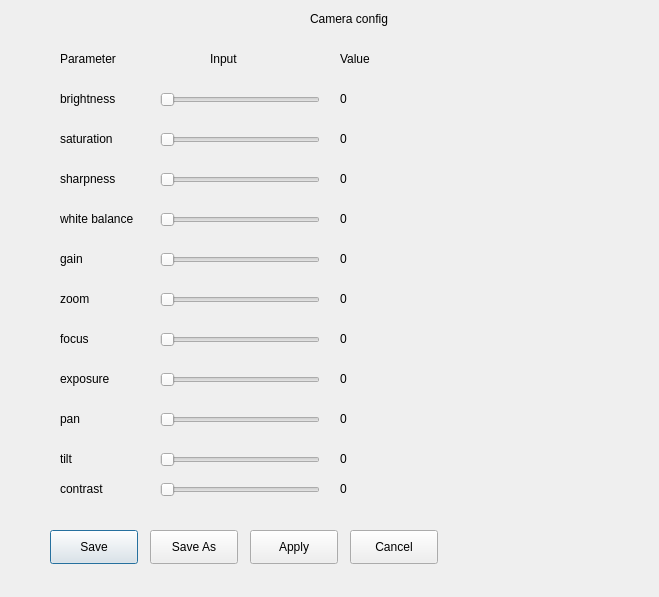
<?xml version="1.0" encoding="UTF-8"?>
<ui version="4.0">
 <class>Dialog</class>
 <widget class="QDialog" name="Dialog">
  <property name="geometry">
   <rect>
    <x>0</x>
    <y>0</y>
    <width>659</width>
    <height>597</height>
   </rect>
  </property>
  <property name="windowTitle">
   <string>Dialog</string>
  </property>
  <widget class="QLabel" name="label">
   <property name="geometry">
    <rect>
     <x>310</x>
     <y>10</y>
     <width>221</width>
     <height>18</height>
    </rect>
   </property>
   <property name="text">
    <string>Camera config</string>
   </property>
  </widget>
  <widget class="QLabel" name="label_3">
   <property name="geometry">
    <rect>
     <x>60</x>
     <y>90</y>
     <width>111</width>
     <height>18</height>
    </rect>
   </property>
   <property name="text">
    <string>brightness</string>
   </property>
  </widget>
  <widget class="QLabel" name="label_5">
   <property name="geometry">
    <rect>
     <x>60</x>
     <y>50</y>
     <width>81</width>
     <height>18</height>
    </rect>
   </property>
   <property name="text">
    <string>Parameter</string>
   </property>
  </widget>
  <widget class="QLabel" name="label_7">
   <property name="geometry">
    <rect>
     <x>60</x>
     <y>130</y>
     <width>111</width>
     <height>18</height>
    </rect>
   </property>
   <property name="text">
    <string>saturation</string>
   </property>
  </widget>
  <widget class="QLabel" name="label_8">
   <property name="geometry">
    <rect>
     <x>210</x>
     <y>50</y>
     <width>81</width>
     <height>18</height>
    </rect>
   </property>
   <property name="text">
    <string>Input</string>
   </property>
  </widget>
  <widget class="QLabel" name="label_9">
   <property name="geometry">
    <rect>
     <x>340</x>
     <y>50</y>
     <width>81</width>
     <height>18</height>
    </rect>
   </property>
   <property name="text">
    <string>Value</string>
   </property>
  </widget>
  <widget class="QLabel" name="label_brightness">
   <property name="geometry">
    <rect>
     <x>340</x>
     <y>90</y>
     <width>171</width>
     <height>18</height>
    </rect>
   </property>
   <property name="text">
    <string>0</string>
   </property>
  </widget>
  <widget class="QLabel" name="label_saturation">
   <property name="geometry">
    <rect>
     <x>340</x>
     <y>130</y>
     <width>171</width>
     <height>18</height>
    </rect>
   </property>
   <property name="text">
    <string>0</string>
   </property>
  </widget>
  <widget class="QLabel" name="label_12">
   <property name="geometry">
    <rect>
     <x>60</x>
     <y>250</y>
     <width>111</width>
     <height>18</height>
    </rect>
   </property>
   <property name="text">
    <string>gain</string>
   </property>
  </widget>
  <widget class="QSlider" name="slider_brightness">
   <property name="geometry">
    <rect>
     <x>160</x>
     <y>90</y>
     <width>160</width>
     <height>20</height>
    </rect>
   </property>
   <property name="orientation">
    <enum>Qt::Horizontal</enum>
   </property>
  </widget>
  <widget class="QSlider" name="slider_saturation">
   <property name="geometry">
    <rect>
     <x>160</x>
     <y>130</y>
     <width>160</width>
     <height>20</height>
    </rect>
   </property>
   <property name="orientation">
    <enum>Qt::Horizontal</enum>
   </property>
  </widget>
  <widget class="QLabel" name="label_sharpness">
   <property name="geometry">
    <rect>
     <x>340</x>
     <y>170</y>
     <width>171</width>
     <height>18</height>
    </rect>
   </property>
   <property name="text">
    <string>0</string>
   </property>
  </widget>
  <widget class="QLabel" name="label_17">
   <property name="geometry">
    <rect>
     <x>60</x>
     <y>170</y>
     <width>111</width>
     <height>18</height>
    </rect>
   </property>
   <property name="text">
    <string>sharpness</string>
   </property>
  </widget>
  <widget class="QSlider" name="slider_sharpness">
   <property name="geometry">
    <rect>
     <x>160</x>
     <y>170</y>
     <width>160</width>
     <height>20</height>
    </rect>
   </property>
   <property name="orientation">
    <enum>Qt::Horizontal</enum>
   </property>
  </widget>
  <widget class="QLabel" name="label_whitebalance">
   <property name="geometry">
    <rect>
     <x>340</x>
     <y>210</y>
     <width>181</width>
     <height>18</height>
    </rect>
   </property>
   <property name="text">
    <string>0</string>
   </property>
  </widget>
  <widget class="QLabel" name="label_20">
   <property name="geometry">
    <rect>
     <x>60</x>
     <y>210</y>
     <width>111</width>
     <height>18</height>
    </rect>
   </property>
   <property name="text">
    <string>white balance</string>
   </property>
  </widget>
  <widget class="QSlider" name="slider_whitebalance">
   <property name="geometry">
    <rect>
     <x>160</x>
     <y>210</y>
     <width>160</width>
     <height>20</height>
    </rect>
   </property>
   <property name="orientation">
    <enum>Qt::Horizontal</enum>
   </property>
  </widget>
  <widget class="QPushButton" name="saveButton">
   <property name="geometry">
    <rect>
     <x>50</x>
     <y>530</y>
     <width>88</width>
     <height>34</height>
    </rect>
   </property>
   <property name="text">
    <string>Save</string>
   </property>
  </widget>
  <widget class="QPushButton" name="applyButton">
   <property name="geometry">
    <rect>
     <x>250</x>
     <y>530</y>
     <width>88</width>
     <height>34</height>
    </rect>
   </property>
   <property name="text">
    <string>Apply</string>
   </property>
  </widget>
  <widget class="QPushButton" name="cancelButton">
   <property name="geometry">
    <rect>
     <x>350</x>
     <y>530</y>
     <width>88</width>
     <height>34</height>
    </rect>
   </property>
   <property name="text">
    <string>Cancel</string>
   </property>
  </widget>
  <widget class="QLabel" name="label_13">
   <property name="geometry">
    <rect>
     <x>60</x>
     <y>450</y>
     <width>111</width>
     <height>18</height>
    </rect>
   </property>
   <property name="text">
    <string>tilt</string>
   </property>
  </widget>
  <widget class="QLabel" name="label_16">
   <property name="geometry">
    <rect>
     <x>60</x>
     <y>330</y>
     <width>111</width>
     <height>18</height>
    </rect>
   </property>
   <property name="text">
    <string>focus</string>
   </property>
  </widget>
  <widget class="QLabel" name="label_21">
   <property name="geometry">
    <rect>
     <x>60</x>
     <y>410</y>
     <width>111</width>
     <height>18</height>
    </rect>
   </property>
   <property name="text">
    <string>pan</string>
   </property>
  </widget>
  <widget class="QLabel" name="label_19">
   <property name="geometry">
    <rect>
     <x>60</x>
     <y>370</y>
     <width>111</width>
     <height>18</height>
    </rect>
   </property>
   <property name="text">
    <string>exposure</string>
   </property>
  </widget>
  <widget class="QLabel" name="label_4">
   <property name="geometry">
    <rect>
     <x>60</x>
     <y>290</y>
     <width>111</width>
     <height>18</height>
    </rect>
   </property>
   <property name="text">
    <string>zoom</string>
   </property>
  </widget>
  <widget class="QSlider" name="slider_exposure">
   <property name="geometry">
    <rect>
     <x>160</x>
     <y>370</y>
     <width>160</width>
     <height>20</height>
    </rect>
   </property>
   <property name="orientation">
    <enum>Qt::Horizontal</enum>
   </property>
  </widget>
  <widget class="QSlider" name="slider_gain">
   <property name="geometry">
    <rect>
     <x>160</x>
     <y>250</y>
     <width>160</width>
     <height>20</height>
    </rect>
   </property>
   <property name="orientation">
    <enum>Qt::Horizontal</enum>
   </property>
  </widget>
  <widget class="QSlider" name="slider_focus">
   <property name="geometry">
    <rect>
     <x>160</x>
     <y>330</y>
     <width>160</width>
     <height>20</height>
    </rect>
   </property>
   <property name="orientation">
    <enum>Qt::Horizontal</enum>
   </property>
  </widget>
  <widget class="QSlider" name="slider_zoom">
   <property name="geometry">
    <rect>
     <x>160</x>
     <y>290</y>
     <width>160</width>
     <height>20</height>
    </rect>
   </property>
   <property name="orientation">
    <enum>Qt::Horizontal</enum>
   </property>
  </widget>
  <widget class="QSlider" name="slider_pan">
   <property name="geometry">
    <rect>
     <x>160</x>
     <y>410</y>
     <width>160</width>
     <height>20</height>
    </rect>
   </property>
   <property name="orientation">
    <enum>Qt::Horizontal</enum>
   </property>
  </widget>
  <widget class="QSlider" name="slider_tilt">
   <property name="geometry">
    <rect>
     <x>160</x>
     <y>450</y>
     <width>160</width>
     <height>20</height>
    </rect>
   </property>
   <property name="orientation">
    <enum>Qt::Horizontal</enum>
   </property>
  </widget>
  <widget class="QLabel" name="label_exposure">
   <property name="geometry">
    <rect>
     <x>340</x>
     <y>370</y>
     <width>181</width>
     <height>18</height>
    </rect>
   </property>
   <property name="text">
    <string>0</string>
   </property>
  </widget>
  <widget class="QLabel" name="label_focus">
   <property name="geometry">
    <rect>
     <x>340</x>
     <y>330</y>
     <width>191</width>
     <height>18</height>
    </rect>
   </property>
   <property name="text">
    <string>0</string>
   </property>
  </widget>
  <widget class="QLabel" name="label_gain">
   <property name="geometry">
    <rect>
     <x>340</x>
     <y>250</y>
     <width>181</width>
     <height>18</height>
    </rect>
   </property>
   <property name="text">
    <string>0</string>
   </property>
  </widget>
  <widget class="QLabel" name="label_zoom">
   <property name="geometry">
    <rect>
     <x>340</x>
     <y>290</y>
     <width>181</width>
     <height>18</height>
    </rect>
   </property>
   <property name="text">
    <string>0</string>
   </property>
  </widget>
  <widget class="QLabel" name="label_pan">
   <property name="geometry">
    <rect>
     <x>340</x>
     <y>410</y>
     <width>181</width>
     <height>18</height>
    </rect>
   </property>
   <property name="text">
    <string>0</string>
   </property>
  </widget>
  <widget class="QLabel" name="label_tilt">
   <property name="geometry">
    <rect>
     <x>340</x>
     <y>450</y>
     <width>211</width>
     <height>18</height>
    </rect>
   </property>
   <property name="text">
    <string>0</string>
   </property>
  </widget>
  <widget class="QPushButton" name="saveasButton">
   <property name="geometry">
    <rect>
     <x>150</x>
     <y>530</y>
     <width>88</width>
     <height>34</height>
    </rect>
   </property>
   <property name="text">
    <string>Save As</string>
   </property>
  </widget>
  <widget class="QSlider" name="slider_contrast">
   <property name="geometry">
    <rect>
     <x>160</x>
     <y>480</y>
     <width>160</width>
     <height>20</height>
    </rect>
   </property>
   <property name="orientation">
    <enum>Qt::Horizontal</enum>
   </property>
  </widget>
  <widget class="QLabel" name="label_contrast">
   <property name="geometry">
    <rect>
     <x>340</x>
     <y>480</y>
     <width>201</width>
     <height>18</height>
    </rect>
   </property>
   <property name="text">
    <string>0</string>
   </property>
  </widget>
  <widget class="QLabel" name="label_14">
   <property name="geometry">
    <rect>
     <x>60</x>
     <y>480</y>
     <width>111</width>
     <height>18</height>
    </rect>
   </property>
   <property name="text">
    <string>contrast</string>
   </property>
  </widget>
 </widget>
 <resources/>
 <connections/>
</ui>
